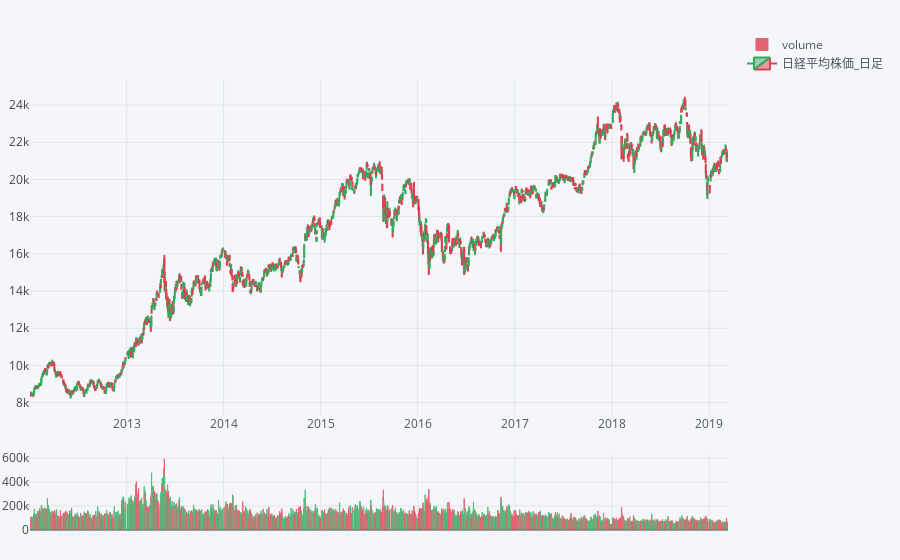

The notebook cell this image was saved under:
### Code cell
# 日経平均株価ローソクチャート
qf = cf.QuantFig(n255)
qf.add_volume()
qf.iplot(up_color=green, down_color=red, name="日経平均株価_日足")

### Figure 1 — Plotly figure (JSON) as saved in the notebook; plotly's stock layout.template omitted (floating-point values rounded to 4 significant figures; data arrays with more than 128 entries replaced by an {"elided": "..."} marker saying what was removed)
{"data": [{"marker": {"color": {"elided": "1792 str values"}, "line": {"color": {"elided": "1792 str values"}, "width": 1}}, "name": "volume", "opacity": 0.8, "orientation": "v", "text": "", "type": "bar", "uid": "efb4b20a-4aa5-40cd-b99a-5708f9ce3268", "x": {"elided": "1792 str values"}, "y": {"elided": "1792 mixed values"}, "yaxis": "y3"}, {"close": {"elided": "1792 float values"}, "decreasing": {"line": {"color": "#DB4052"}}, "high": {"elided": "1792 float values"}, "increasing": {"line": {"color": "#32AB60"}}, "low": {"elided": "1792 float values"}, "name": "日経平均株価_日足", "open": {"elided": "1792 float values"}, "showlegend": true, "type": "candlestick", "uid": "643642e1-119d-4739-9cd6-4e4cfae93a65", "x": {"elided": "1792 str values"}, "yaxis": "y2"}], "layout": {"autosize": true, "legend": {"bgcolor": "#F5F6F9", "font": {"color": "#4D5663"}}, "margin": {"b": 30, "l": 30, "r": 30, "t": 30}, "paper_bgcolor": "#F5F6F9", "plot_bgcolor": "#F5F6F9", "showlegend": true, "title": {"font": {"color": "#4D5663"}}, "xaxis": {"anchor": "y2", "autorange": true, "gridcolor": "#E1E5ED", "range": ["2012-01-03 12:00", "2019-03-13 12:00"], "rangeselector": {"bgcolor": "rgba(150, 200, 250, 1)", "buttons": [{"count": 1, "label": "1m", "step": "month", "stepmode": "backward"}, {"count": 1, "label": "1y", "step": "year", "stepmode": "backward"}], "font": {"size": 13}, "visible": false, "x": 0, "y": 0.9}, "rangeslider": {"visible": false, "yaxis2": {}, "yaxis3": {}}, "showgrid": true, "tickfont": {"color": "#4D5663"}, "title": {"font": {"color": "#4D5663"}, "text": ""}, "type": "date", "zerolinecolor": "#E1E5ED"}, "yaxis": {"gridcolor": "#E1E5ED", "showgrid": true, "showticklabels": false, "tickfont": {"color": "#4D5663"}, "title": {"font": {"color": "#4D5663"}, "text": ""}, "zerolinecolor": "#E1E5ED"}, "yaxis2": {"autorange": true, "domain": [0.23, 0.9], "range": [7338.0, 25350.0]}, "yaxis3": {"autorange": true, "domain": [0, 0.15], "range": [0, 626500.0], "type": "linear"}}}
